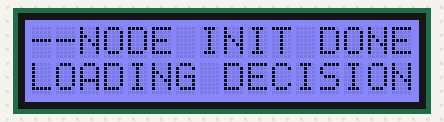
A sketch run on a simulated Arduino Uno, built with avr-gcc and run on an emulated ATmega328P. On the bench: 16×2 character LCD.

Above: at 0.1 s.
At 5.08 s:
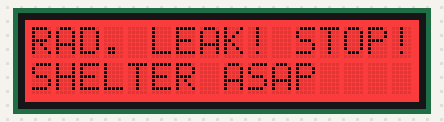
At 14.17 s:
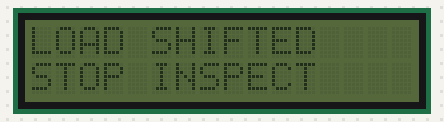
At 22.46 s:
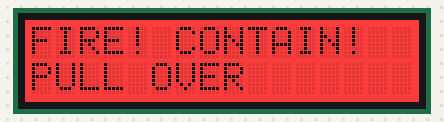
At 31.4 s:
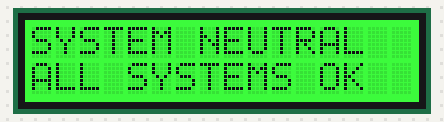
At 39.4 s:
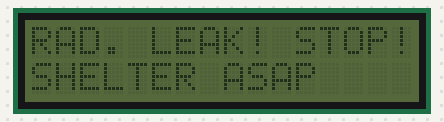

The sketch:

lcd.ino
```cpp
// --- 1. LIBRARY INCLUSIONS ---
#include <Wire.h>
#include <rgb_lcd.h>

// --- 2. PIN DEFINITIONS ---
rgb_lcd lcd;

// --- 3. TEST STATE DEFINITIONS ---
struct TestState {
  const char* anomaly;    // Anomaly type (MAX 16 CHARS)
  const char* instruction; // Actionable instruction (MAX 16 CHARS)
  int duration;           // Duration of the state in ms
};

// **TEXT IS GUARANTEED TO BE 16 CHARACTERS OR LESS**
TestState states[] = {
  // State 0: Initializing (Blue)
  {"--NODE INIT DONE--", "LOADING DECISIONS", 2000},

  // State 1: Radiation Leak Instruction (Critical)
  {"RAD. LEAK! STOP!", "SHELTER ASAP", 3000},

  // State 2: Fire/Overheat Instruction (Critical)
  {"FIRE! CONTAIN!", "PULL OVER", 3000},

  // State 3: Crash/Impact Instruction (Critical)
  {"CRASH! DANGER!", "STOP, CALL CNL", 3000},

  // State 4: Load Shift/Other Generic Warning
  {"LOAD SHIFTED", "STOP INSPECT", 3000},

  // State 5: NOMINAL (Rest State)
  {"SYSTEM NEUTRAL", "ALL SYSTEMS OK", 3000},
};

const int numStates = sizeof(states) / sizeof(states[0]);
int currentState = 0;
unsigned long stateStartTime;
const int flashRate = 200; // milliseconds for the LCD flash cycle

// ----------------------------------------------------------------
// --- SETUP FUNCTION ---
// ----------------------------------------------------------------
void setup() {
  Serial.begin(9600);

  // LCD Setup
  lcd.begin(16, 2);

  stateStartTime = millis();
}

// ----------------------------------------------------------------
// --- LOOP FUNCTION ---
// ----------------------------------------------------------------
void loop() {
  TestState current = states[currentState];
  unsigned long currentTime = millis();

  // --- A. State Transition Logic ---
  if (currentTime - stateStartTime >= current.duration) {
    currentState = (currentState + 1) % numStates;
    stateStartTime = currentTime;

    // Force text update on new state
    lcd.clear();
  }

  // Update the current state after transition
  current = states[currentState];

  // --- B. Visual (LCD) Logic ---
  // If not NOMINAL or Initializing (State 1 through 4)
  if (currentState >= 1 && currentState <= 4) {
    // Flashing Red Backlight
    if (currentTime % flashRate < (flashRate / 2)) {
        lcd.setRGB(255, 0, 0); // Red
    } else {
        lcd.setRGB(0, 0, 0); // Off
    }

    // Line 1: The Anomaly Type
    lcd.home();
    lcd.print(current.anomaly);

    // Line 2: ACTIONABLE INSTRUCTION
    lcd.setCursor(0, 1);
    lcd.print(current.instruction);

  } else {
    // NOMINAL/Initial States
    if (currentState == 0) lcd.setRGB(100, 100, 255); // Blue
    if (currentState == 5) lcd.setRGB(0, 255, 0);     // Green

    lcd.home();
    lcd.print(current.anomaly);
    lcd.setCursor(0, 1);
    lcd.print(current.instruction);

    delay(50); // Small delay for stability
  }
}
```

Measured:
- what the display in image 4 shows lasts 3.0 s, from 31.4 s to 34.4 s
